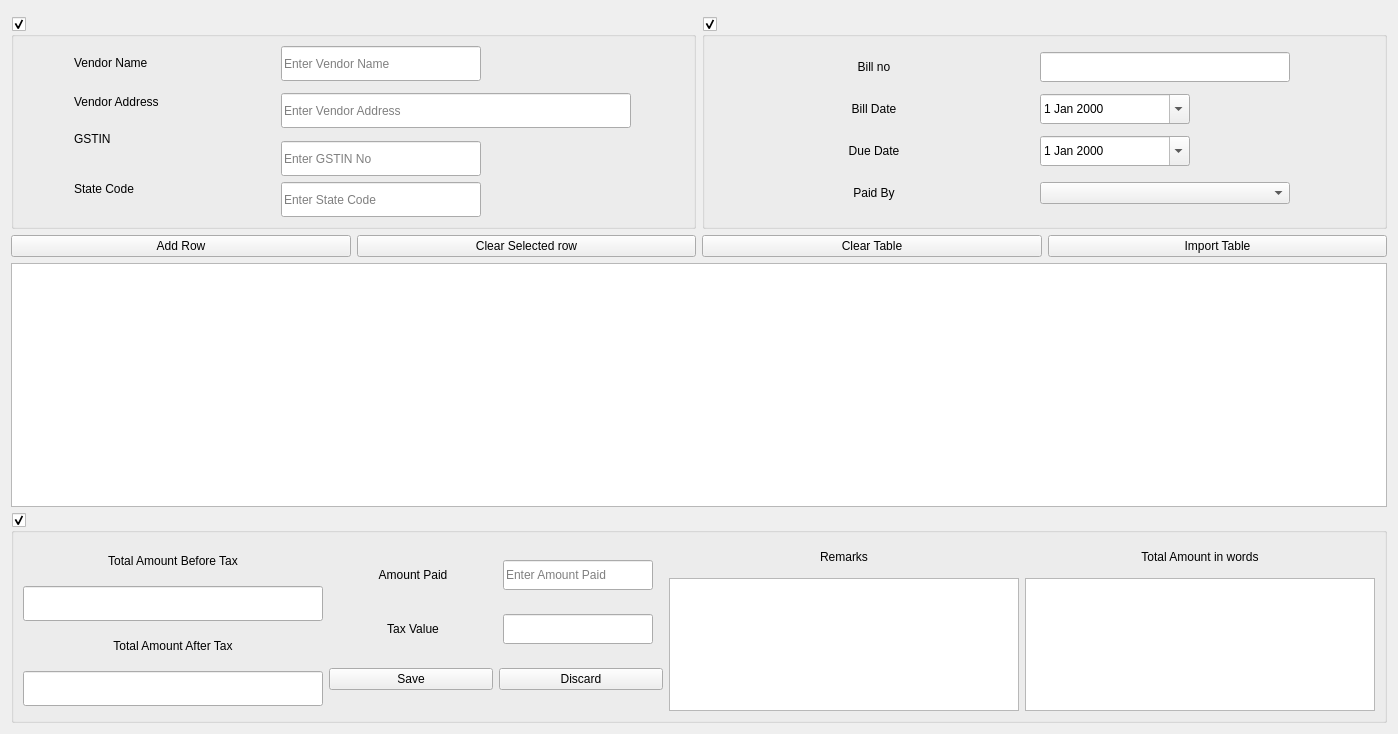
<?xml version="1.0" encoding="UTF-8"?>
<ui version="4.0">
 <class>PurchaseInvoice</class>
 <widget class="QWidget" name="PurchaseInvoice">
  <property name="geometry">
   <rect>
    <x>0</x>
    <y>0</y>
    <width>1398</width>
    <height>734</height>
   </rect>
  </property>
  <property name="sizePolicy">
   <sizepolicy hsizetype="Expanding" vsizetype="Preferred">
    <horstretch>0</horstretch>
    <verstretch>0</verstretch>
   </sizepolicy>
  </property>
  <property name="windowTitle">
   <string>Form</string>
  </property>
  <layout class="QGridLayout" name="gridLayout_3">
   <item row="0" column="0" colspan="2">
    <widget class="Header" name="widget" native="true"/>
   </item>
   <item row="1" column="0">
    <widget class="QGroupBox" name="groupBox">
     <property name="title">
      <string/>
     </property>
     <property name="checkable">
      <bool>true</bool>
     </property>
     <layout class="QGridLayout" name="gridLayout">
      <item row="0" column="0">
       <widget class="QLabel" name="customerNameLabel">
        <property name="sizePolicy">
         <sizepolicy hsizetype="Fixed" vsizetype="Fixed">
          <horstretch>0</horstretch>
          <verstretch>0</verstretch>
         </sizepolicy>
        </property>
        <property name="minimumSize">
         <size>
          <width>150</width>
          <height>30</height>
         </size>
        </property>
        <property name="text">
         <string>Vendor Name</string>
        </property>
        <property name="alignment">
         <set>Qt::AlignLeading|Qt::AlignLeft|Qt::AlignVCenter</set>
        </property>
       </widget>
      </item>
      <item row="0" column="1">
       <widget class="QLineEdit" name="customerNameValue">
        <property name="sizePolicy">
         <sizepolicy hsizetype="Fixed" vsizetype="Fixed">
          <horstretch>0</horstretch>
          <verstretch>0</verstretch>
         </sizepolicy>
        </property>
        <property name="minimumSize">
         <size>
          <width>200</width>
          <height>35</height>
         </size>
        </property>
        <property name="maximumSize">
         <size>
          <width>16777215</width>
          <height>16777215</height>
         </size>
        </property>
        <property name="placeholderText">
         <string>Enter Vendor Name</string>
        </property>
       </widget>
      </item>
      <item row="1" column="0">
       <widget class="QLabel" name="customerAddressLabel">
        <property name="sizePolicy">
         <sizepolicy hsizetype="Fixed" vsizetype="Fixed">
          <horstretch>0</horstretch>
          <verstretch>0</verstretch>
         </sizepolicy>
        </property>
        <property name="minimumSize">
         <size>
          <width>150</width>
          <height>30</height>
         </size>
        </property>
        <property name="text">
         <string>Vendor Address</string>
        </property>
       </widget>
      </item>
      <item row="1" column="1" rowspan="2">
       <widget class="QLineEdit" name="customerAddressValue">
        <property name="sizePolicy">
         <sizepolicy hsizetype="Fixed" vsizetype="Fixed">
          <horstretch>0</horstretch>
          <verstretch>0</verstretch>
         </sizepolicy>
        </property>
        <property name="minimumSize">
         <size>
          <width>350</width>
          <height>35</height>
         </size>
        </property>
        <property name="maximumSize">
         <size>
          <width>16777215</width>
          <height>16777215</height>
         </size>
        </property>
        <property name="placeholderText">
         <string>Enter Vendor Address</string>
        </property>
       </widget>
      </item>
      <item row="2" column="0" rowspan="2">
       <widget class="QLabel" name="gstinLabel">
        <property name="sizePolicy">
         <sizepolicy hsizetype="Fixed" vsizetype="Fixed">
          <horstretch>0</horstretch>
          <verstretch>0</verstretch>
         </sizepolicy>
        </property>
        <property name="minimumSize">
         <size>
          <width>150</width>
          <height>30</height>
         </size>
        </property>
        <property name="text">
         <string>GSTIN</string>
        </property>
       </widget>
      </item>
      <item row="3" column="1" rowspan="2">
       <widget class="QLineEdit" name="gstinValue">
        <property name="sizePolicy">
         <sizepolicy hsizetype="Fixed" vsizetype="Fixed">
          <horstretch>0</horstretch>
          <verstretch>0</verstretch>
         </sizepolicy>
        </property>
        <property name="minimumSize">
         <size>
          <width>200</width>
          <height>35</height>
         </size>
        </property>
        <property name="placeholderText">
         <string>Enter GSTIN No</string>
        </property>
       </widget>
      </item>
      <item row="4" column="0" rowspan="2">
       <widget class="QLabel" name="stateCodeLabel">
        <property name="sizePolicy">
         <sizepolicy hsizetype="Fixed" vsizetype="Fixed">
          <horstretch>0</horstretch>
          <verstretch>0</verstretch>
         </sizepolicy>
        </property>
        <property name="minimumSize">
         <size>
          <width>150</width>
          <height>30</height>
         </size>
        </property>
        <property name="text">
         <string>State Code</string>
        </property>
       </widget>
      </item>
      <item row="5" column="1">
       <widget class="QLineEdit" name="stateCodeValue">
        <property name="sizePolicy">
         <sizepolicy hsizetype="Fixed" vsizetype="Fixed">
          <horstretch>0</horstretch>
          <verstretch>0</verstretch>
         </sizepolicy>
        </property>
        <property name="minimumSize">
         <size>
          <width>200</width>
          <height>35</height>
         </size>
        </property>
        <property name="placeholderText">
         <string>Enter State Code</string>
        </property>
       </widget>
      </item>
     </layout>
    </widget>
   </item>
   <item row="1" column="1">
    <widget class="QGroupBox" name="groupBox_2">
     <property name="title">
      <string/>
     </property>
     <property name="checkable">
      <bool>true</bool>
     </property>
     <layout class="QGridLayout" name="gridLayout_4">
      <item row="0" column="0">
       <widget class="QLabel" name="billNoLabel">
        <property name="minimumSize">
         <size>
          <width>150</width>
          <height>30</height>
         </size>
        </property>
        <property name="text">
         <string>Bill no</string>
        </property>
        <property name="alignment">
         <set>Qt::AlignCenter</set>
        </property>
       </widget>
      </item>
      <item row="0" column="1">
       <widget class="QLineEdit" name="billNoValue">
        <property name="sizePolicy">
         <sizepolicy hsizetype="Fixed" vsizetype="Fixed">
          <horstretch>0</horstretch>
          <verstretch>0</verstretch>
         </sizepolicy>
        </property>
        <property name="minimumSize">
         <size>
          <width>250</width>
          <height>30</height>
         </size>
        </property>
        <property name="readOnly">
         <bool>true</bool>
        </property>
       </widget>
      </item>
      <item row="1" column="0">
       <widget class="QLabel" name="billDateLabel">
        <property name="minimumSize">
         <size>
          <width>150</width>
          <height>30</height>
         </size>
        </property>
        <property name="text">
         <string>Bill Date</string>
        </property>
        <property name="alignment">
         <set>Qt::AlignCenter</set>
        </property>
       </widget>
      </item>
      <item row="1" column="1">
       <widget class="QDateEdit" name="billDateValue">
        <property name="sizePolicy">
         <sizepolicy hsizetype="Fixed" vsizetype="Fixed">
          <horstretch>0</horstretch>
          <verstretch>0</verstretch>
         </sizepolicy>
        </property>
        <property name="minimumSize">
         <size>
          <width>150</width>
          <height>30</height>
         </size>
        </property>
        <property name="calendarPopup">
         <bool>true</bool>
        </property>
       </widget>
      </item>
      <item row="2" column="0">
       <widget class="QLabel" name="dueDateLabel">
        <property name="minimumSize">
         <size>
          <width>150</width>
          <height>30</height>
         </size>
        </property>
        <property name="text">
         <string>Due Date</string>
        </property>
        <property name="alignment">
         <set>Qt::AlignCenter</set>
        </property>
       </widget>
      </item>
      <item row="2" column="1">
       <widget class="QDateEdit" name="dueDateValue">
        <property name="sizePolicy">
         <sizepolicy hsizetype="Fixed" vsizetype="Fixed">
          <horstretch>0</horstretch>
          <verstretch>0</verstretch>
         </sizepolicy>
        </property>
        <property name="minimumSize">
         <size>
          <width>150</width>
          <height>30</height>
         </size>
        </property>
        <property name="calendarPopup">
         <bool>true</bool>
        </property>
       </widget>
      </item>
      <item row="3" column="0">
       <widget class="QLabel" name="paidByLabel">
        <property name="sizePolicy">
         <sizepolicy hsizetype="Fixed" vsizetype="Fixed">
          <horstretch>0</horstretch>
          <verstretch>0</verstretch>
         </sizepolicy>
        </property>
        <property name="minimumSize">
         <size>
          <width>150</width>
          <height>30</height>
         </size>
        </property>
        <property name="text">
         <string>Paid By</string>
        </property>
        <property name="alignment">
         <set>Qt::AlignCenter</set>
        </property>
       </widget>
      </item>
      <item row="3" column="1">
       <widget class="QComboBox" name="paymentValue"/>
      </item>
     </layout>
    </widget>
   </item>
   <item row="2" column="0" colspan="2">
    <layout class="QHBoxLayout" name="horizontalLayout_4">
     <item>
      <widget class="QPushButton" name="addButton">
       <property name="sizePolicy">
        <sizepolicy hsizetype="Minimum" vsizetype="Fixed">
         <horstretch>0</horstretch>
         <verstretch>35</verstretch>
        </sizepolicy>
       </property>
       <property name="text">
        <string>Add Row</string>
       </property>
      </widget>
     </item>
     <item>
      <widget class="QPushButton" name="removeButton">
       <property name="sizePolicy">
        <sizepolicy hsizetype="Minimum" vsizetype="Fixed">
         <horstretch>0</horstretch>
         <verstretch>35</verstretch>
        </sizepolicy>
       </property>
       <property name="text">
        <string>Clear Selected row</string>
       </property>
      </widget>
     </item>
     <item>
      <widget class="QPushButton" name="clearButton">
       <property name="sizePolicy">
        <sizepolicy hsizetype="Minimum" vsizetype="Fixed">
         <horstretch>0</horstretch>
         <verstretch>35</verstretch>
        </sizepolicy>
       </property>
       <property name="text">
        <string>Clear Table</string>
       </property>
      </widget>
     </item>
     <item>
      <widget class="QPushButton" name="importButton">
       <property name="sizePolicy">
        <sizepolicy hsizetype="Minimum" vsizetype="Fixed">
         <horstretch>0</horstretch>
         <verstretch>35</verstretch>
        </sizepolicy>
       </property>
       <property name="text">
        <string>Import Table</string>
       </property>
      </widget>
     </item>
    </layout>
   </item>
   <item row="3" column="0" colspan="2">
    <widget class="TableWidget" name="purchaseTable"/>
   </item>
   <item row="4" column="0" colspan="2">
    <widget class="QGroupBox" name="groupBox_3">
     <property name="sizePolicy">
      <sizepolicy hsizetype="Expanding" vsizetype="Fixed">
       <horstretch>0</horstretch>
       <verstretch>0</verstretch>
      </sizepolicy>
     </property>
     <property name="minimumSize">
      <size>
       <width>0</width>
       <height>40</height>
      </size>
     </property>
     <property name="maximumSize">
      <size>
       <width>16777215</width>
       <height>210</height>
      </size>
     </property>
     <property name="title">
      <string/>
     </property>
     <property name="checkable">
      <bool>true</bool>
     </property>
     <layout class="QGridLayout" name="gridLayout_6">
      <item row="0" column="0">
       <layout class="QVBoxLayout" name="verticalLayout">
        <item>
         <widget class="QLabel" name="beforeTaxLabel">
          <property name="sizePolicy">
           <sizepolicy hsizetype="Fixed" vsizetype="Fixed">
            <horstretch>0</horstretch>
            <verstretch>0</verstretch>
           </sizepolicy>
          </property>
          <property name="minimumSize">
           <size>
            <width>300</width>
            <height>30</height>
           </size>
          </property>
          <property name="text">
           <string>Total Amount Before Tax</string>
          </property>
          <property name="alignment">
           <set>Qt::AlignCenter</set>
          </property>
         </widget>
        </item>
        <item>
         <widget class="QLineEdit" name="beforeTaxValue">
          <property name="sizePolicy">
           <sizepolicy hsizetype="Fixed" vsizetype="Fixed">
            <horstretch>0</horstretch>
            <verstretch>0</verstretch>
           </sizepolicy>
          </property>
          <property name="minimumSize">
           <size>
            <width>300</width>
            <height>35</height>
           </size>
          </property>
          <property name="readOnly">
           <bool>true</bool>
          </property>
         </widget>
        </item>
        <item>
         <widget class="QLabel" name="afterTaxLabel">
          <property name="sizePolicy">
           <sizepolicy hsizetype="Fixed" vsizetype="Fixed">
            <horstretch>0</horstretch>
            <verstretch>0</verstretch>
           </sizepolicy>
          </property>
          <property name="minimumSize">
           <size>
            <width>300</width>
            <height>30</height>
           </size>
          </property>
          <property name="text">
           <string>Total Amount After Tax</string>
          </property>
          <property name="alignment">
           <set>Qt::AlignCenter</set>
          </property>
         </widget>
        </item>
        <item>
         <widget class="QLineEdit" name="afterTaxValue">
          <property name="sizePolicy">
           <sizepolicy hsizetype="Fixed" vsizetype="Fixed">
            <horstretch>0</horstretch>
            <verstretch>0</verstretch>
           </sizepolicy>
          </property>
          <property name="minimumSize">
           <size>
            <width>300</width>
            <height>35</height>
           </size>
          </property>
          <property name="readOnly">
           <bool>true</bool>
          </property>
         </widget>
        </item>
       </layout>
      </item>
      <item row="0" column="1">
       <layout class="QVBoxLayout" name="verticalLayout_2">
        <item>
         <layout class="QHBoxLayout" name="horizontalLayout">
          <item>
           <widget class="QLabel" name="amountPaidLabel">
            <property name="sizePolicy">
             <sizepolicy hsizetype="Fixed" vsizetype="Fixed">
              <horstretch>0</horstretch>
              <verstretch>0</verstretch>
             </sizepolicy>
            </property>
            <property name="minimumSize">
             <size>
              <width>150</width>
              <height>30</height>
             </size>
            </property>
            <property name="text">
             <string>Amount Paid</string>
            </property>
            <property name="alignment">
             <set>Qt::AlignCenter</set>
            </property>
           </widget>
          </item>
          <item>
           <widget class="QLineEdit" name="amountPaidValue">
            <property name="sizePolicy">
             <sizepolicy hsizetype="Fixed" vsizetype="Fixed">
              <horstretch>0</horstretch>
              <verstretch>0</verstretch>
             </sizepolicy>
            </property>
            <property name="minimumSize">
             <size>
              <width>150</width>
              <height>30</height>
             </size>
            </property>
            <property name="placeholderText">
             <string>Enter Amount Paid</string>
            </property>
           </widget>
          </item>
         </layout>
        </item>
        <item>
         <layout class="QHBoxLayout" name="horizontalLayout_3">
          <item>
           <widget class="QLabel" name="taxValueLabel">
            <property name="sizePolicy">
             <sizepolicy hsizetype="Fixed" vsizetype="Fixed">
              <horstretch>0</horstretch>
              <verstretch>0</verstretch>
             </sizepolicy>
            </property>
            <property name="minimumSize">
             <size>
              <width>150</width>
              <height>30</height>
             </size>
            </property>
            <property name="text">
             <string>Tax Value</string>
            </property>
            <property name="alignment">
             <set>Qt::AlignCenter</set>
            </property>
           </widget>
          </item>
          <item>
           <widget class="QLineEdit" name="taxValue">
            <property name="sizePolicy">
             <sizepolicy hsizetype="Fixed" vsizetype="Fixed">
              <horstretch>0</horstretch>
              <verstretch>0</verstretch>
             </sizepolicy>
            </property>
            <property name="minimumSize">
             <size>
              <width>150</width>
              <height>30</height>
             </size>
            </property>
            <property name="readOnly">
             <bool>true</bool>
            </property>
           </widget>
          </item>
         </layout>
        </item>
        <item>
         <layout class="QHBoxLayout" name="horizontalLayout_2">
          <item>
           <widget class="QPushButton" name="saveButton">
            <property name="sizePolicy">
             <sizepolicy hsizetype="Expanding" vsizetype="Fixed">
              <horstretch>0</horstretch>
              <verstretch>0</verstretch>
             </sizepolicy>
            </property>
            <property name="text">
             <string>Save</string>
            </property>
           </widget>
          </item>
          <item>
           <widget class="QPushButton" name="discardButton">
            <property name="sizePolicy">
             <sizepolicy hsizetype="Expanding" vsizetype="Fixed">
              <horstretch>0</horstretch>
              <verstretch>0</verstretch>
             </sizepolicy>
            </property>
            <property name="text">
             <string>Discard</string>
            </property>
           </widget>
          </item>
         </layout>
        </item>
       </layout>
      </item>
      <item row="0" column="2">
       <layout class="QGridLayout" name="gridLayout_2">
        <item row="0" column="0">
         <widget class="QLabel" name="remarksLabel">
          <property name="minimumSize">
           <size>
            <width>150</width>
            <height>30</height>
           </size>
          </property>
          <property name="text">
           <string>Remarks</string>
          </property>
          <property name="alignment">
           <set>Qt::AlignCenter</set>
          </property>
         </widget>
        </item>
        <item row="0" column="1">
         <widget class="QLabel" name="amountWordLabel">
          <property name="minimumSize">
           <size>
            <width>150</width>
            <height>30</height>
           </size>
          </property>
          <property name="text">
           <string>Total Amount in words</string>
          </property>
          <property name="alignment">
           <set>Qt::AlignCenter</set>
          </property>
         </widget>
        </item>
        <item row="1" column="0">
         <widget class="QTextEdit" name="remarksValue">
          <property name="sizePolicy">
           <sizepolicy hsizetype="Fixed" vsizetype="Fixed">
            <horstretch>0</horstretch>
            <verstretch>0</verstretch>
           </sizepolicy>
          </property>
          <property name="minimumSize">
           <size>
            <width>350</width>
            <height>40</height>
           </size>
          </property>
         </widget>
        </item>
        <item row="1" column="1">
         <widget class="QTextEdit" name="amountWordsValue">
          <property name="sizePolicy">
           <sizepolicy hsizetype="Fixed" vsizetype="Fixed">
            <horstretch>0</horstretch>
            <verstretch>0</verstretch>
           </sizepolicy>
          </property>
          <property name="minimumSize">
           <size>
            <width>350</width>
            <height>40</height>
           </size>
          </property>
          <property name="readOnly">
           <bool>true</bool>
          </property>
         </widget>
        </item>
       </layout>
      </item>
     </layout>
    </widget>
   </item>
  </layout>
 </widget>
 <customwidgets>
  <customwidget>
   <class>Header</class>
   <extends>QWidget</extends>
   <header location="global">_widgets.header</header>
   <container>1</container>
  </customwidget>
  <customwidget>
   <class>TableWidget</class>
   <extends>QTableWidget</extends>
   <header>_widgets.utils</header>
  </customwidget>
 </customwidgets>
 <resources/>
 <connections/>
</ui>
